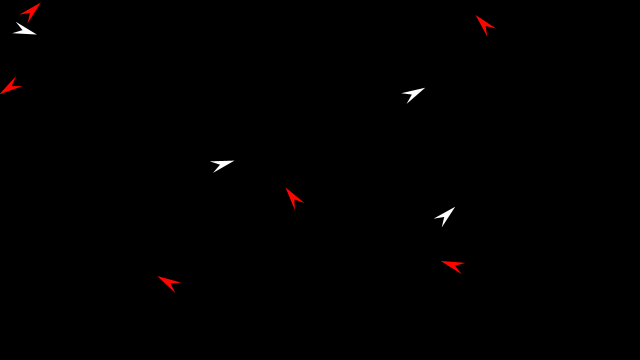
Frame 1 (no input)
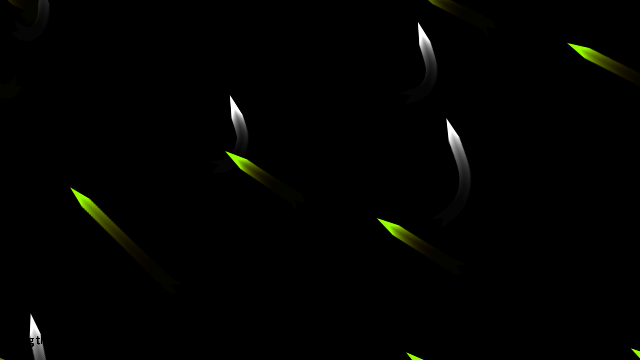
Frame 60 (the mouse pressed at the canvas centre just before this capture)
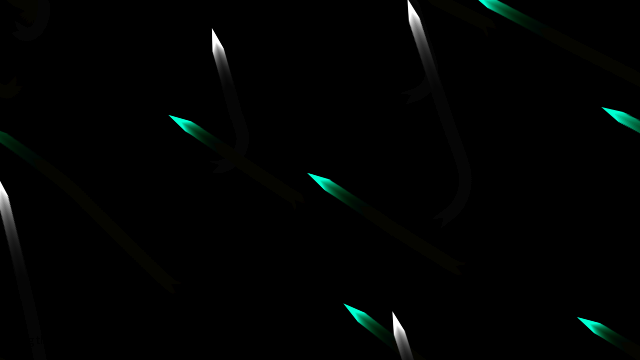
Frame 120 (the mouse held since frame 60 and released just before this capture)

The Processing sketch that drew these frames (run headless with seeded random() and noise(); from frame 60 on, the mouse is pressed at the canvas centre):

// Processing sketch: NOC_6_07_Alignment_minus
// ── NOC_6_07_Alignment_minus.pde
// The Nature of Code
// Daniel Shiffman
// http://natureofcode.com

// Separation
// Via Reynolds: http://www.red3d.com/cwr/steer/

// A list of vehicles
ArrayList<Vehicle> vehicles;

void setup() {
  size(640, 360);
  colorMode(HSB);
  // We are now making random vehicles and storing them in an ArrayList
  vehicles = new ArrayList<Vehicle>();
  for (int i = 0; i < 10; i++) {
    vehicles.add(new Vehicle(random(width), random(height), random(1) > 0.5));
  }
  background(0);
}

void draw() {
  fill(0, 25);
  rect(0, 0, width, height);

  for (Vehicle v : vehicles) {
    // Path following and separation are worked on in this function
    v.flock(vehicles, new PVector(mouseX, mouseY));
    // Call the generic run method (update, borders, display, etc.)
    v.update();
    v.borders();
    v.display();
  }

  // Instructions
  fill(0);
  text("Drag the mouse to generate new vehicles.", 10, height-16);
}


void mouseDragged() {
  if (random(1) < 0.2)
    vehicles.add(new Vehicle(mouseX, mouseY, mouseButton == LEFT));
}

// ── Vehicle.pde
// The Nature of Code
// Daniel Shiffman
// http://natureofcode.com

// Vehicle class

class Vehicle {

  // All the usual stuff
  PVector position;
  PVector velocity;
  PVector acceleration;
  float r;
  float maxforce;    // Maximum steering force
  float maxspeed;    // Maximum speed
  boolean type;

  // Constructor initialize all values
  Vehicle(float x, float y, boolean t) {
    position = new PVector(x, y);
    r = 6;
    maxspeed = random(1, 3);
    maxforce = 0.05;
    acceleration = new PVector(0, 0);
    velocity = new PVector(random(-1, 1), random(-1, 1));
    type = t;
  }

  void applyForce(PVector force) {
    // We could add mass here if we want A = F / M
    acceleration.add(force);
  }


  PVector align (ArrayList<Vehicle> vehicles) {
    PVector sum = new PVector();
    int count = 0;
    // For every boid in the system, check if it's too close
    for (Vehicle other : vehicles) {
      if (this.type != other.type) {
        continue;
      }
      float d = PVector.dist(position, other.position);
      // If the distance is greater than 0 and less than an arbitrary amount (0 when you are yourself)
      if (d > 0) {
        sum.add(other.velocity);
        count++;            // Keep track of how many
      }
    }
    // Average -- divide by how many
    if (count > 0) {
      // Our desired vector is moving away maximum speed
      sum.div(count);
      sum.setMag(maxspeed);
      // Implement Reynolds: Steering = Desired - Velocity
      PVector steer = PVector.sub(sum, velocity);
      steer.limit(maxforce);
      return (steer);
    } else {
      return new PVector (0, 0);
    }
  }

  // Separation
  // Method checks for nearby vehicles and steers
  PVector separate (ArrayList<Vehicle> vehicles) {
    PVector sum = new PVector();
    int count = 0;
    // For every boid in the system, check if it's too close
    for (Vehicle other : vehicles) {
      if (this.type != other.type) {
        continue;
      }
      float d = PVector.dist(position, other.position);
      // If the distance is greater than 0 and less than an arbitrary amount (0 when you are yourself)
      if (d > 0 && d < 50) {
        sum.add(PVector.sub(this.position, other.position).normalize().div(d));
        count++;            // Keep track of how many
      }
    }
    // Average -- divide by how many
    if (count > 0) {
      // Our desired vector is moving away maximum speed
      //sum.div(count);
      sum.setMag(maxspeed);
      // Implement Reynolds: Steering = Desired - Velocity
      PVector steer = PVector.sub(sum, velocity);
      steer.limit(maxforce);
      return (steer);
    } else {
      return new PVector (0, 0);
    }
  }

  PVector cohere (ArrayList<Vehicle> vehicles) {
    PVector sum = new PVector();
    int count = 0;
    // For every boid in the system, check if it's too close
    for (Vehicle other : vehicles) {
      if (this.type != other.type) {
        continue;
      }
      float d = PVector.dist(position, other.position);
      // If the distance is greater than 0 and less than an arbitrary amount (0 when you are yourself)
      if (d > 0 && d < 50) {
        sum.add(other.position);
        count++;            // Keep track of how many
      }
    }
    // Average -- divide by how many
    if (count > 0) {
      // Our desired vector is moving away maximum speed
      sum.div(count);

      PVector desired = PVector.sub(sum, this.position);
      desired.setMag(maxspeed);

      // Implement Reynolds: Steering = Desired - Velocity
      PVector steer = PVector.sub(desired, velocity);
      steer.limit(maxforce);
      return (steer);
    } else {
      return new PVector (0, 0);
    }
  }

  PVector seek (PVector target) {
    PVector desired = PVector.sub(target, this.position);
    desired.setMag(maxspeed);

    // Implement Reynolds: Steering = Desired - Velocity
    PVector steer = PVector.sub(desired, velocity);
    steer.limit(maxforce);
    return (steer);
  }

  void flock(ArrayList<Vehicle> vehicles, PVector target) {
    PVector steer = new PVector();
    steer.add(this.align(vehicles));
    steer.add(this.cohere(vehicles));
    steer.add(this.separate(vehicles));
    steer.add(this.seek(target));
    steer.limit(maxspeed);
    applyForce(steer);
  }

  // Method to update position
  void update() {
    // Update velocity
    velocity.add(acceleration);
    // Limit speed
    velocity.limit(maxspeed);
    position.add(velocity);
    // Reset accelertion to 0 each cycle
    acceleration.mult(0);
  }

  void display() {
    // Draw a triangle rotated in the direction of velocity
    float theta = velocity.heading() + PI/2;
    fill(frameCount%256, type ? 0 : 255, 255);
    noStroke();
    strokeWeight(1);
    pushMatrix();
    translate(position.x, position.y);
    rotate(theta);
    beginShape();
    vertex(0, -r*2);
    vertex(-r, r*2);
    vertex(0, r/2);
    vertex(r, r*2);
    endShape(CLOSE);
    popMatrix();
  }

  // Wraparound
  void borders() {
    if (position.x < -r) position.x = width+r;
    if (position.y < -r) position.y = height+r;
    if (position.x > width+r) position.x = -r;
    if (position.y > height+r) position.y = -r;
  }
}
